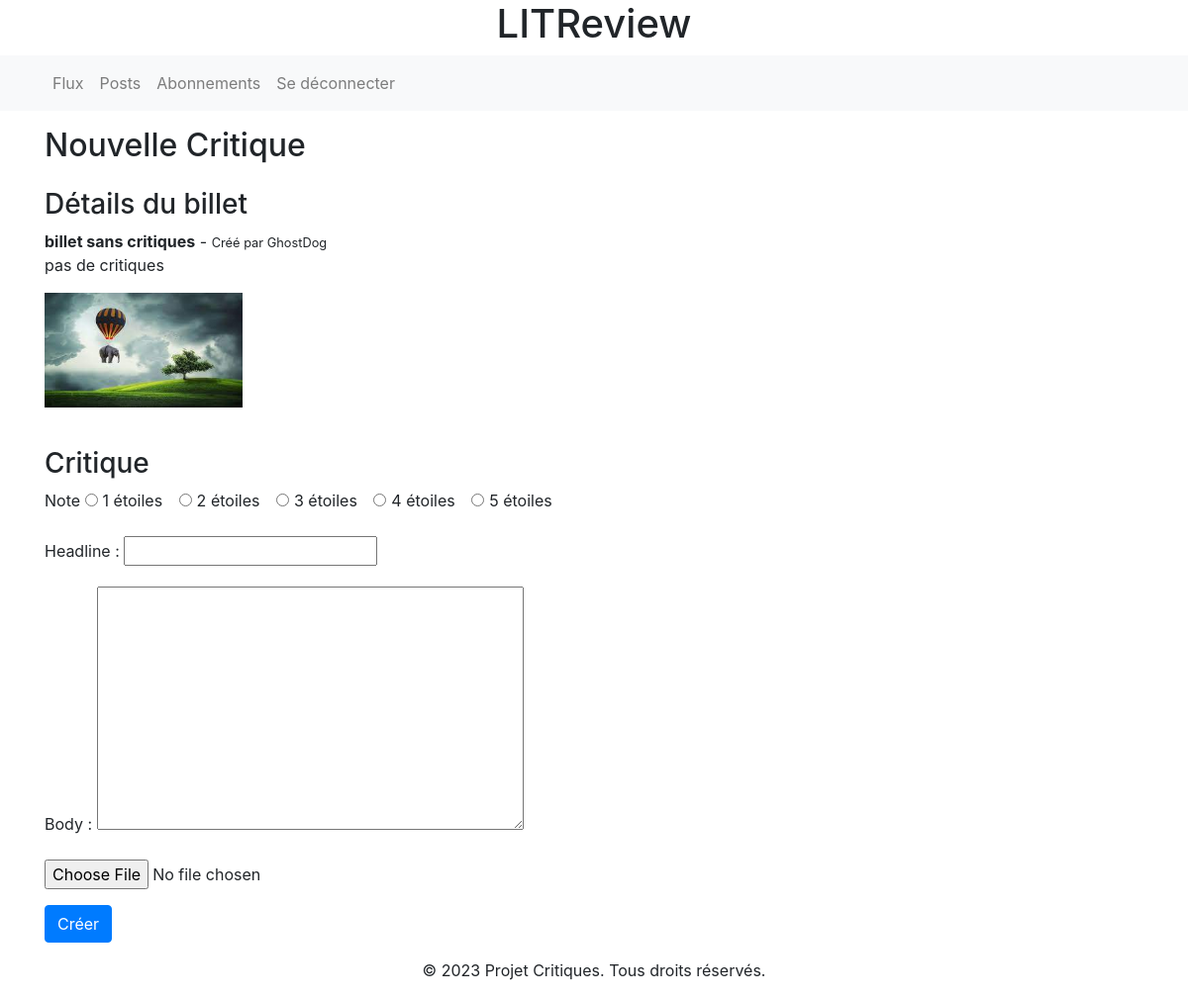
The app's page /critiques/review/create/4/ (signed in) with its own data.
### critiques/models.py (models this page shows, shortened)
class Ticket(models.Model):
    title = models.CharField(max_length=128)
    description = models.TextField(max_length=2048, blank=True)
    user = models.ForeignKey(
        settings.AUTH_USER_MODEL, on_delete=models.CASCADE
    )
    image = models.ImageField(null=True, blank=True)
    created_at = models.DateTimeField(auto_now_add=True)

### critiques/views.py (the view)
@login_required
def create_review_with_ticket(request, ticket_id):
    ticket = get_object_or_404(Ticket, id=ticket_id)
    if request.method == "POST":
        form = ReviewForm(request.POST, request.FILES)
        if form.is_valid():
            review = form.save(commit=False)
            review.user = request.user
            review.ticket = ticket
            review.save()
            return redirect('posts')
    else:
        form = ReviewForm()
    return render(
        request, 'review_form.html', {'review_form': form, 'ticket': ticket}
    )

### critiques/forms.py
class ReviewForm(forms.ModelForm):
    RATING_CHOICES = [(i, str(i)) for i in range(1, 6)]
    rating = forms.ChoiceField(
        choices=RATING_CHOICES,
        widget=forms.RadioSelect,
        label='Note'
    )
    class Meta:
        model = Review
        fields = ['rating', 'headline', 'body', 'images']

### templates/review_form.html (shortened to what this page needs)
{% extends "base.html" %}
{% block content %}
<h2 class="mb-4">Nouvelle Critique</h2>
{% if ticket %}
<div class="ticket-details mb-4">
    <h3>Détails du billet</h3>
    <strong>{{ ticket.title }}</strong> - <small>Créé par {{ ticket.user.username }}</small>
    <p>{{ ticket.description }}</p>
    {% if ticket.image %}
    <img src="{{ ticket.image.url }}" alt="{{ ticket.title }}" class="img-fluid mb-3" style="max-width: 200px;">
    {% endif %}
</div>
{% endif %}
<form method="post" enctype="multipart/form-data">
    <h3 class="mt-4">Critique</h3>
    <div class="form-group">
        <label>{{ review_form.rating.label }}</label>
        {% for choice in review_form.rating.field.choices %}
        <div class="form-check form-check-inline">
            <input class="form-check-input" type="radio" name="{{ review_form.rating.name }}" id="rating{{ choice.0 }}" value="{{ choice.0 }}" {% if review_form.rating.value == choice.0 %}checked{% endif %}>
            <label class="form-check-label" for="rating{{ choice.0 }}">{{ choice.1 }} étoiles</label>
        </div>
        {% endfor %}
    </div>
    <div class="form-group">
        {{ review_form.headline.label_tag }} {{ review_form.headline }}
    </div>
    <div class="form-group">
        {{ review_form.body.label_tag }} {{ review_form.body }}
    </div>
    <div class="form-group">
        {{ review_form.image.label_tag }} {{ review_form.images }}
    </div>
    <button type="submit" class="btn btn-primary">Créer</button>
</form>
{% endblock %}

### records on screen
Ticket: title "billet sans critiques", user.username "GhostDog", description "pas de critiques", image (picture)

### other values on screen
{{ review_form.rating.label }} "Note"
{{ choice.1 }} "1" "2" "3" "4" "5"
{{ review_form.headline.label_tag }} "Headline :"
{{ review_form.body.label_tag }} "Body :"
